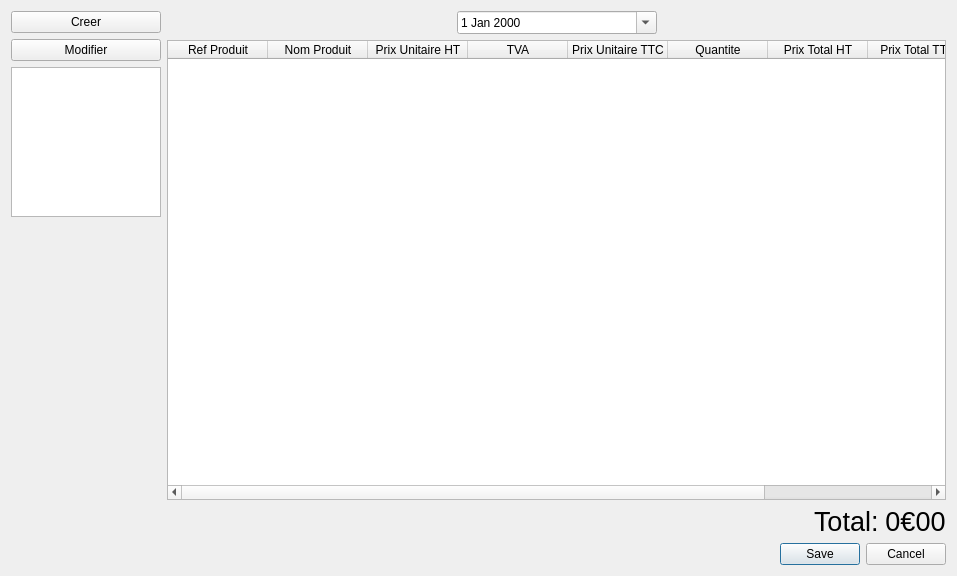
<?xml version="1.0" encoding="UTF-8"?>
<ui version="4.0">
 <class>OngletBDCLR</class>
 <widget class="QWidget" name="OngletBDCLR">
  <property name="geometry">
   <rect>
    <x>0</x>
    <y>0</y>
    <width>957</width>
    <height>576</height>
   </rect>
  </property>
  <property name="windowTitle">
   <string>Form</string>
  </property>
  <layout class="QHBoxLayout" name="horizontalLayout_2">
   <item>
    <layout class="QVBoxLayout" name="verticalLayout">
     <item>
      <widget class="QPushButton" name="Creer">
       <property name="maximumSize">
        <size>
         <width>150</width>
         <height>16777215</height>
        </size>
       </property>
       <property name="text">
        <string>Creer</string>
       </property>
      </widget>
     </item>
     <item>
      <widget class="QPushButton" name="Modifier">
       <property name="maximumSize">
        <size>
         <width>150</width>
         <height>16777215</height>
        </size>
       </property>
       <property name="text">
        <string>Modifier</string>
       </property>
      </widget>
     </item>
     <item>
      <widget class="QListWidget" name="Liste_Clients">
       <property name="maximumSize">
        <size>
         <width>150</width>
         <height>150</height>
        </size>
       </property>
       <property name="editTriggers">
        <set>QAbstractItemView::NoEditTriggers</set>
       </property>
       <property name="selectionMode">
        <enum>QAbstractItemView::MultiSelection</enum>
       </property>
       <property name="selectionBehavior">
        <enum>QAbstractItemView::SelectRows</enum>
       </property>
      </widget>
     </item>
     <item>
      <spacer name="verticalSpacer">
       <property name="orientation">
        <enum>Qt::Vertical</enum>
       </property>
       <property name="sizeHint" stdset="0">
        <size>
         <width>20</width>
         <height>40</height>
        </size>
       </property>
      </spacer>
     </item>
    </layout>
   </item>
   <item>
    <layout class="QVBoxLayout" name="verticalLayout_2">
     <item>
      <layout class="QHBoxLayout" name="horizontalLayout_3">
       <item>
        <spacer name="horizontalSpacer_2">
         <property name="orientation">
          <enum>Qt::Horizontal</enum>
         </property>
         <property name="sizeHint" stdset="0">
          <size>
           <width>40</width>
           <height>20</height>
          </size>
         </property>
        </spacer>
       </item>
       <item>
        <widget class="QDateEdit" name="Date">
         <property name="minimumSize">
          <size>
           <width>200</width>
           <height>0</height>
          </size>
         </property>
         <property name="maximumSize">
          <size>
           <width>200</width>
           <height>16777215</height>
          </size>
         </property>
         <property name="calendarPopup">
          <bool>true</bool>
         </property>
        </widget>
       </item>
       <item>
        <spacer name="horizontalSpacer_3">
         <property name="orientation">
          <enum>Qt::Horizontal</enum>
         </property>
         <property name="sizeHint" stdset="0">
          <size>
           <width>40</width>
           <height>20</height>
          </size>
         </property>
        </spacer>
       </item>
      </layout>
     </item>
     <item>
      <widget class="QTableWidget" name="TableauProduits">
       <column>
        <property name="text">
         <string>Ref Produit</string>
        </property>
       </column>
       <column>
        <property name="text">
         <string>Nom Produit</string>
        </property>
       </column>
       <column>
        <property name="text">
         <string>Prix Unitaire HT</string>
        </property>
       </column>
       <column>
        <property name="text">
         <string>TVA</string>
        </property>
       </column>
       <column>
        <property name="text">
         <string>Prix Unitaire TTC</string>
        </property>
       </column>
       <column>
        <property name="text">
         <string>Quantite</string>
        </property>
       </column>
       <column>
        <property name="text">
         <string>Prix Total HT</string>
        </property>
       </column>
       <column>
        <property name="text">
         <string>Prix Total TTC</string>
        </property>
       </column>
       <column>
        <property name="text">
         <string>Supprimer</string>
        </property>
       </column>
      </widget>
     </item>
     <item>
      <layout class="QHBoxLayout" name="horizontalLayout">
       <item>
        <spacer name="horizontalSpacer">
         <property name="orientation">
          <enum>Qt::Horizontal</enum>
         </property>
         <property name="sizeHint" stdset="0">
          <size>
           <width>40</width>
           <height>20</height>
          </size>
         </property>
        </spacer>
       </item>
       <item>
        <widget class="QLabel" name="label">
         <property name="font">
          <font>
           <pointsize>20</pointsize>
          </font>
         </property>
         <property name="text">
          <string>Total:</string>
         </property>
        </widget>
       </item>
       <item>
        <widget class="QLabel" name="Total">
         <property name="font">
          <font>
           <pointsize>20</pointsize>
          </font>
         </property>
         <property name="text">
          <string>0€00</string>
         </property>
         <property name="alignment">
          <set>Qt::AlignCenter</set>
         </property>
         <property name="textInteractionFlags">
          <set>Qt::TextSelectableByKeyboard|Qt::TextSelectableByMouse</set>
         </property>
        </widget>
       </item>
      </layout>
     </item>
     <item>
      <widget class="QDialogButtonBox" name="buttonBox">
       <property name="standardButtons">
        <set>QDialogButtonBox::Cancel|QDialogButtonBox::Save</set>
       </property>
       <property name="centerButtons">
        <bool>false</bool>
       </property>
      </widget>
     </item>
    </layout>
   </item>
  </layout>
 </widget>
 <resources/>
 <connections/>
</ui>
